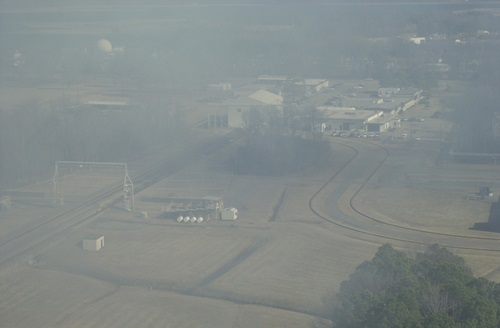
%> input picture Computer_vision/Chapter-1/images/sweden_input.jpg, 500 x 328 px
$ octave disp_demo.m   (GNU Octave 9; MATLAB toolbox functions it lacks are replaced by stand-ins)
%> lines starting %> are read from the running program, lines starting %| are printed output that depends on the picture
clc;
clear all; close all;
I = imread('./images/sweden_input.jpg');
%> I is the input picture: size 328x500x3 uint8; mean R, G, B 130.8, 138.6, 138.1
J = histeq(I);
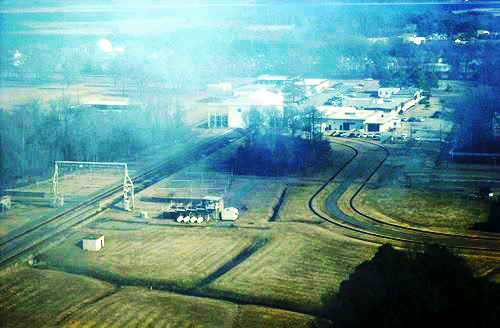
%> J: size 328x500x3 uint8; mean R, G, B 97.3, 145, 142.6
figure;
subplot(2, 2, 1); imshow(I, []); title('原图');
subplot(2, 2, 2); imshow(J, []); title('原图均衡化后的图像');
subplot(2, 2, 3); imhist(I, 64); title('原图的直方图');
subplot(2, 2, 4); imhist(J, 64); title('均衡化后的直方图');
%> after `title('均衡化后的直方图')`:
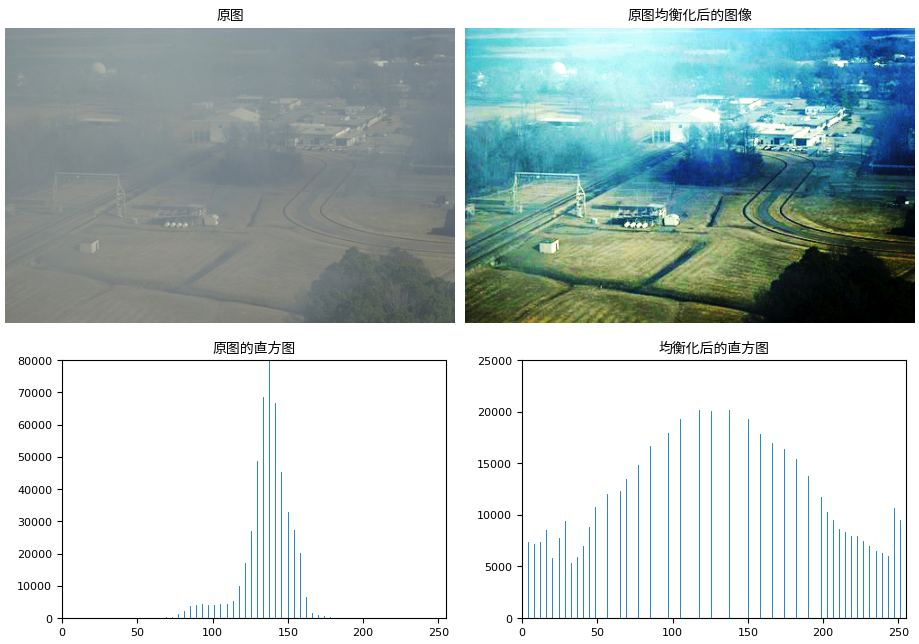
%> figure redrawn from the program's plot data, 4 panels
